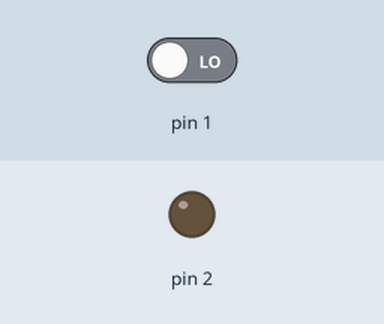
Simulated run of this sketch. Board: Arduino Uno, built with avr-gcc and run on an emulated ATmega328P. Shown: output pins drawn as LEDs (lit = HIGH). Inputs (shaded band) come from the test bench; at power-on: pin 1 LOW.

Above: at 1.2 s.
1.3 s: pin 1 driven HIGH
At 2.3 s:
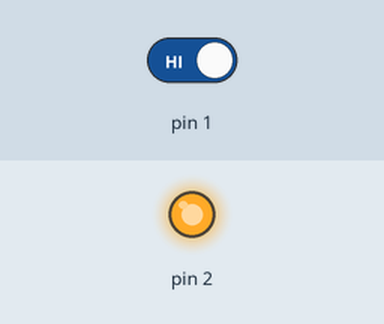
2.8 s: pin 1 driven LOW
At 3.5 s:
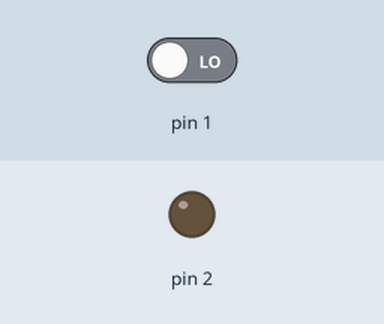
Timing chart, 0 to 5.8 s (numbered marks = the images above; inputs shaded):
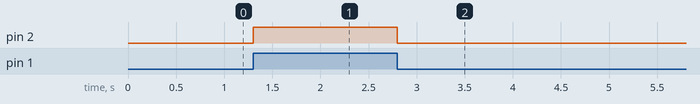

The sketch:

botaoIO.ino
```cpp
void setup (){
    pinMode(1,INPUT);
    pinMode(2,OUTPUT);

}

void loop(){
    boolean valor = digitalRead(1);        //Lendo a entrada do pino 1
    digitalWrite(2, valor);

}
```

Measured:
- after the input at 1.3 s, pin 2: LOW → HIGH at once
- after the input at 2.8 s, pin 2: HIGH → LOW at once
